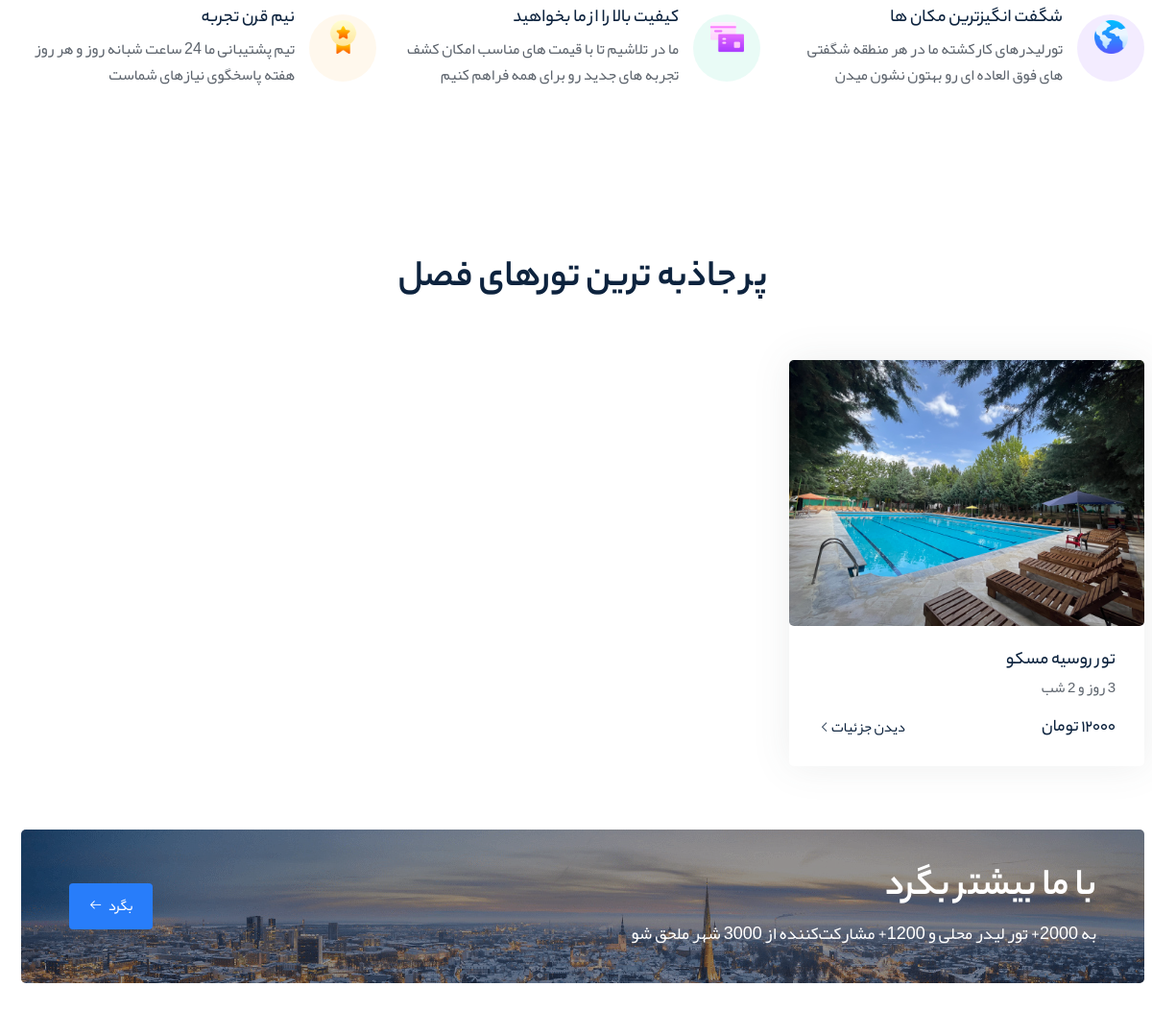
Before: / (middle part) with the older database file.
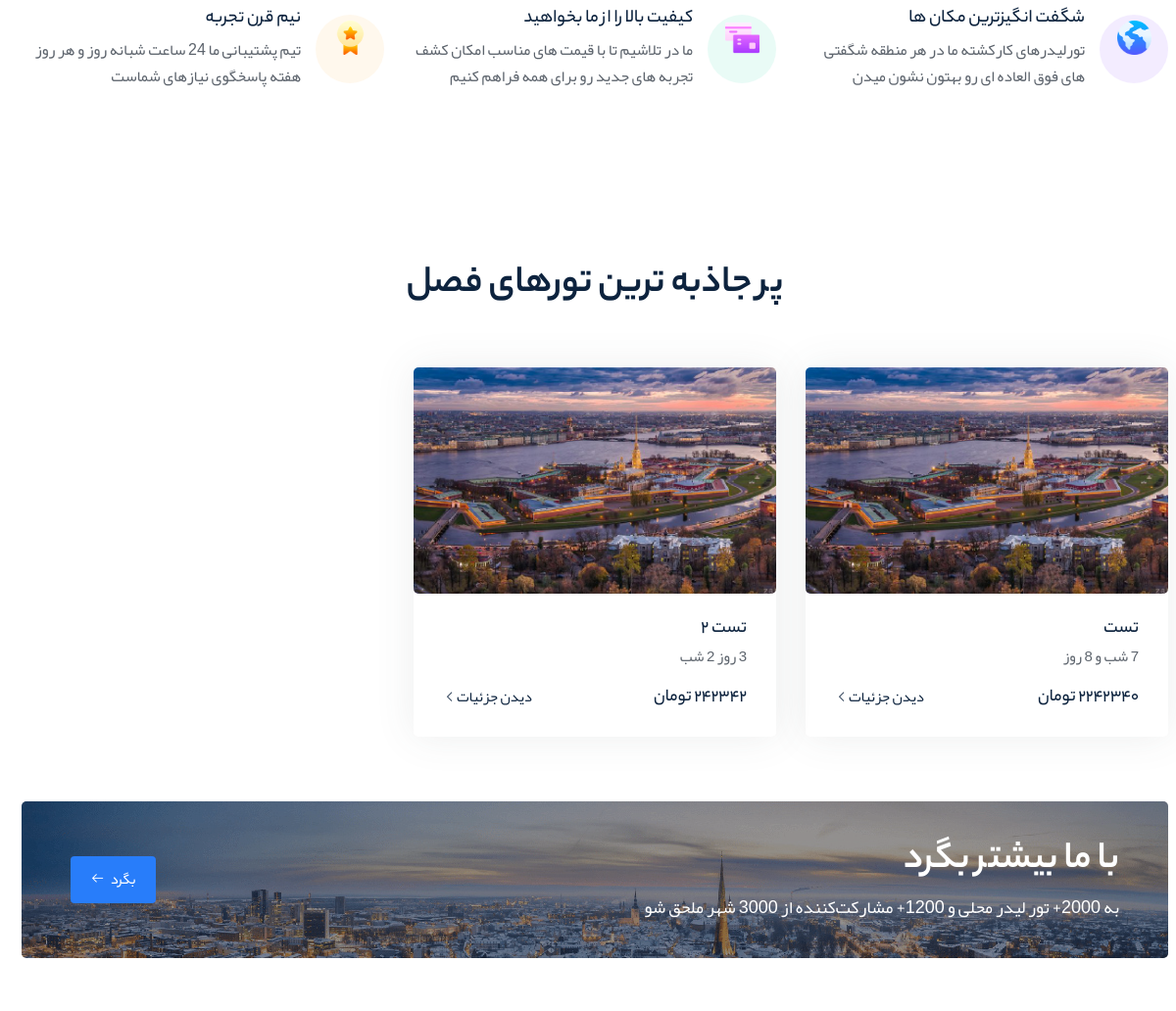
After: the same page with the newer database file.
### manage_tours/models.py (models this page shows, shortened)
class Tour(models.Model):
    title = models.CharField(max_length=100, verbose_name='عنوان', null=True, blank=True)
    slug = models.SlugField(default="", null=False, blank=True, db_index=True, max_length=200, unique=True)
    description = HTMLField(verbose_name='توضیحات', null=True, blank=True)
    main_image = models.ImageField(upload_to='images/tour-image', verbose_name='تصویر اصلی', blank=True, null=True)
    video = models.FileField(upload_to='video/tour',  verbose_name='ویدیو تور', null=True, blank=True)
    status = models.BooleanField(default=False, verbose_name='فعال / غیر فعال')
    location = models.TextField(verbose_name='مکان تور در نقشه', null=True, blank=True)
    duration = models.CharField(max_length=100, verbose_name='مدت زمان', null=True, blank=True)
    origin = models.CharField(max_length=100,verbose_name='مبدا')
    destination = models.CharField(max_length=100, verbose_name='مقصد')
    departure_date = models.DateTimeField(verbose_name='تاریخ رفت')
    return_date = models.DateTimeField(verbose_name='تاریخ برگشت')
    accommodation = models.ManyToManyField(Accommodation, verbose_name='اطلاعات اقامتگاه')
    itinerary = models.ManyToManyField(Itinerary, verbose_name='برنامه سفر', null=True, blank=True)
    faq = models.ManyToManyField(FAQ, verbose_name='سوالات متداول', null=True, blank=True)
    image_gallery = models.ManyToManyField(TourImageGallery, verbose_name='گالری تصویر')
    rating = models.IntegerField(verbose_name='امتیاز')
    seller = models.CharField(max_length=100, verbose_name='فروشنده تور')
    services = models.TextField(verbose_name='خدمات تور')
    price = models.IntegerField(verbose_name='قیمت تور')
    class Meta:
        verbose_name = 'تور'
        verbose_name_plural = 'تور ها'

### main_page/views.py (the view)
# urls.py: path('', include('main_page.urls')),
def main_page(request):
    tours = Tour.objects.filter(status=True).distinct()[:5]
    context = {
        'tours': tours,
    }
    return render(request, 'main_page/index7.html', context)

### main_page/templates/main_page/index7.html (shortened to what the changed rows need)
{% extends 'base.html' %}
{% load static %}
{% load thumbnail %}
{% load render_partial %}
{% block content %}
<section class="destination-area padding-top-100px padding-bottom-80px">
    <div class="container">
        <div class="row">
            <div class="col-lg-12">
                <div class="section-heading text-center">
                    <h2 class="sec__title">پر جاذبه ترین تورهای فصل</h2>
                </div>
            </div>
        </div>
        <div class="row padding-top-60px">
            {% for tour in tours %}
           <div class="col-lg-4 responsive-column">
               <div class="card-item flight-card">
                   <div class="card-img">
                       <a href="{% url 'tour-detail' slug=tour.slug %}" class="d-block">
                           <img src="{{ tour.main_image.url }}" alt="destination-img">
                       </a>
                   </div>
                   <div class="card-body">
                       <h3 class="card-title"><a href="{% url 'tour-detail' slug=tour.slug %}">{{ tour.title }}</a></h3>
                       <p class="card-meta">{{ tour.duration}}</p>
                       <div class="card-price d-flex align-items-center justify-content-between">
                           <p>
                               <span class="price__num">{{ tour.price }} تومان</span>
                           </p>
                           <a href="{% url 'tour-detail' slug=tour.slug %}" class="btn-text">دیدن جزئیات<i class="la la-angle-left"></i></a>
                       </div>
                   </div>
               </div>
           </div>
            {% endfor %}
        </div>
    </div>
</section>
    <br><br>
<section class="discount-area">
    <div class="container">
        <div class="row">
            <div class="col-lg-12">
                <div class="discount-box join-us-box">
                    <div class="discount-content d-flex align-items-center justify-content-between">
                        <div class="section-heading">
                            <h2 class="sec__title text-white mb-2">با ما بیشتر بگرد</h2>
                        </div>
                    </div>
                </div>
            </div>
        </div>
    </div>
</section>
{% endblock %}

Changed rows visible on the page:
changed Tour: main_image: a different picture; title "تور روسیه مسکو" → "تست"; duration "3 روز و 2 شب" → "7 شب و 8 روز"; price "12000" → "2242340"
added Tour: main_image (picture), title "تست 2", duration "3 روز 2 شب", price "242342"
